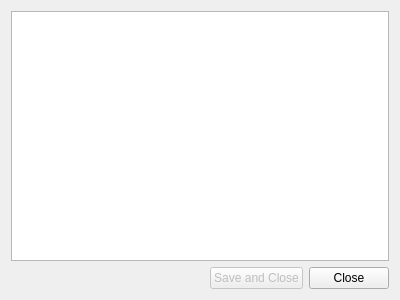
<?xml version="1.0" encoding="UTF-8"?>
<ui version="4.0">
 <class>Dialog</class>
 <widget class="QDialog" name="Dialog">
  <property name="windowModality">
   <enum>Qt::NonModal</enum>
  </property>
  <property name="geometry">
   <rect>
    <x>0</x>
    <y>0</y>
    <width>400</width>
    <height>300</height>
   </rect>
  </property>
  <property name="windowTitle">
   <string>Edit Input File</string>
  </property>
  <layout class="QVBoxLayout" name="verticalLayout_2">
   <item>
    <widget class="QTextEdit" name="textEdit"/>
   </item>
   <item>
    <layout class="QHBoxLayout" name="horizontalLayout">
     <item>
      <spacer name="horizontalSpacer">
       <property name="orientation">
        <enum>Qt::Horizontal</enum>
       </property>
       <property name="sizeHint" stdset="0">
        <size>
         <width>40</width>
         <height>20</height>
        </size>
       </property>
      </spacer>
     </item>
     <item>
      <widget class="QPushButton" name="saveAndCloseButton">
       <property name="enabled">
        <bool>false</bool>
       </property>
       <property name="text">
        <string>Save and Close</string>
       </property>
       <property name="checkable">
        <bool>false</bool>
       </property>
      </widget>
     </item>
     <item>
      <layout class="QVBoxLayout" name="verticalLayout">
       <item>
        <widget class="QPushButton" name="closeButton">
         <property name="text">
          <string>Close</string>
         </property>
        </widget>
       </item>
      </layout>
     </item>
    </layout>
   </item>
  </layout>
 </widget>
 <resources/>
 <connections/>
</ui>
